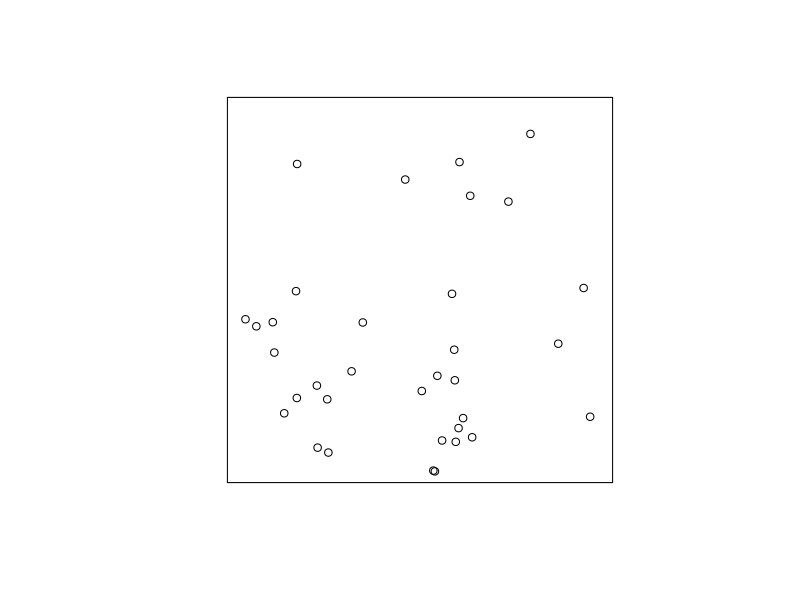
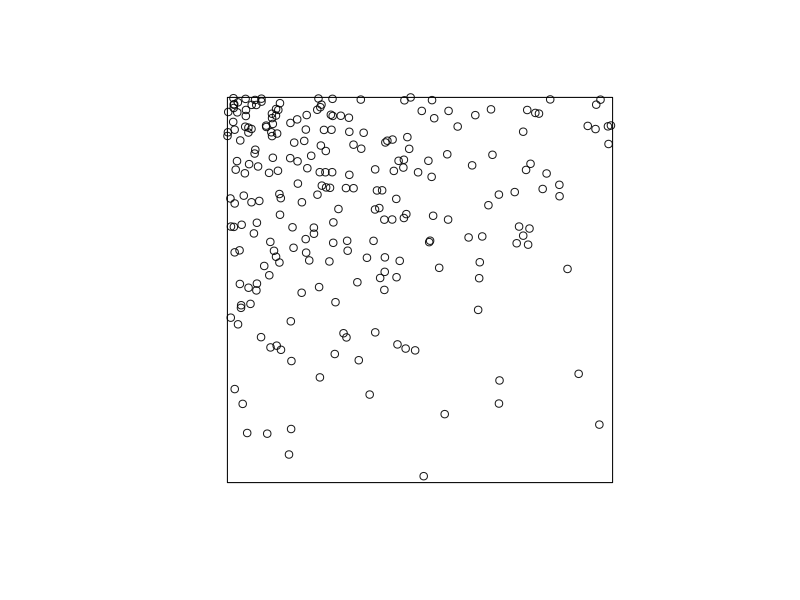
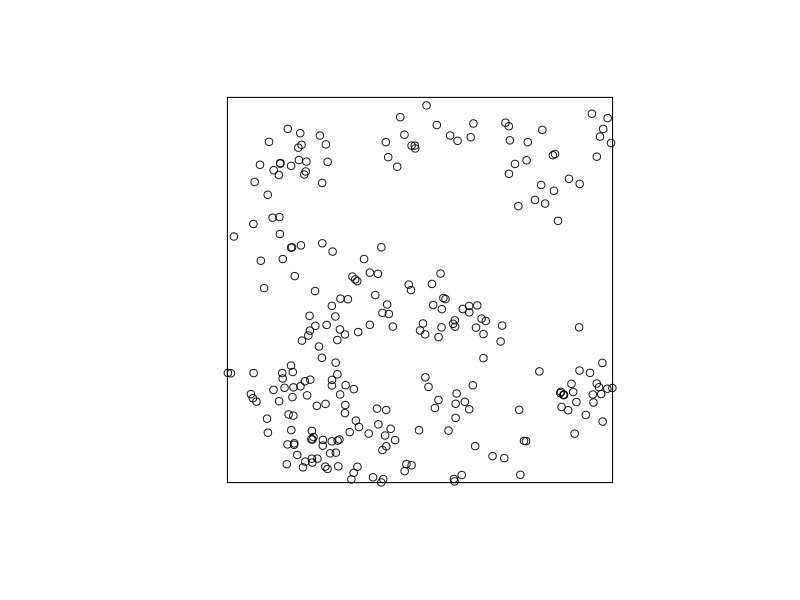
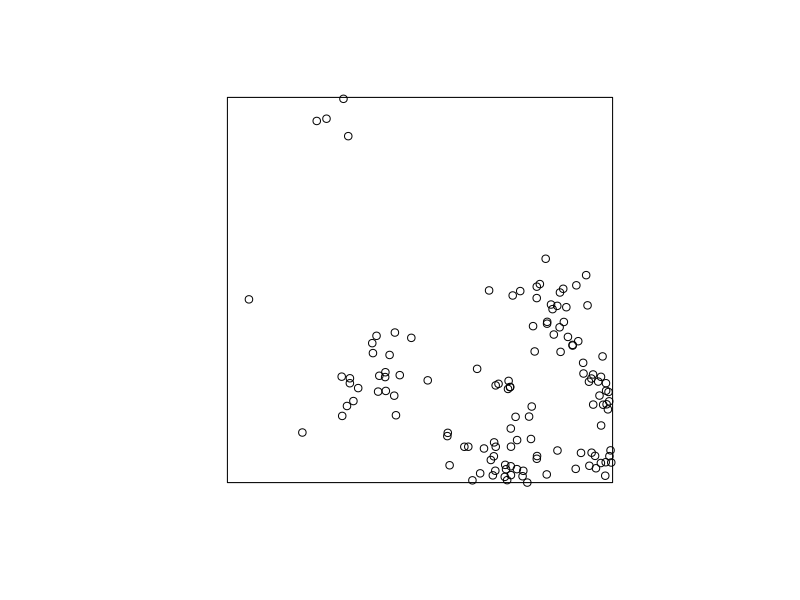
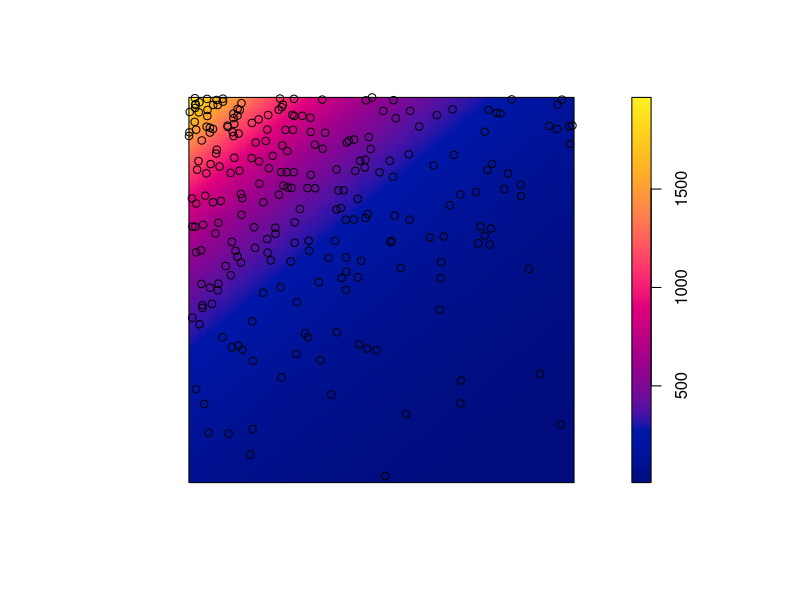
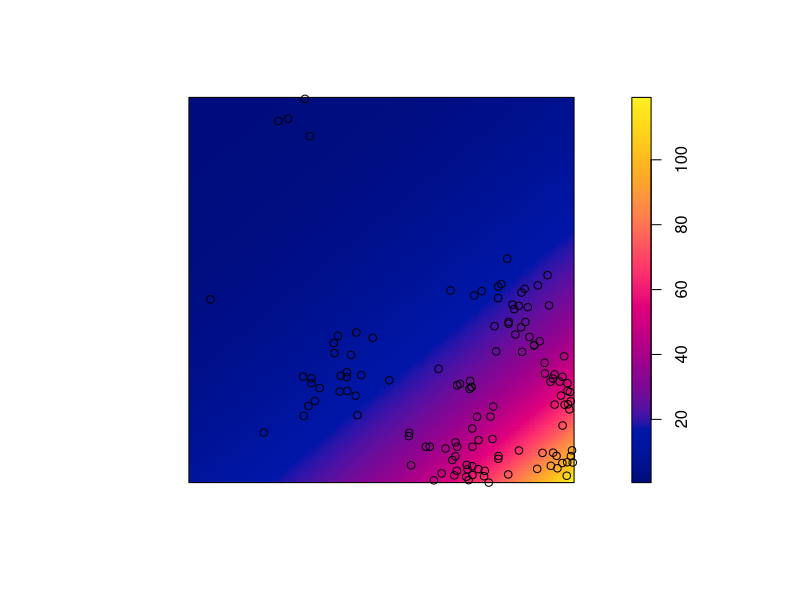

Here is the R script that generated these plots, in order: (Note: this script raises an error after producing the figures.)
library(spatstat)

################################################################################
## Figuras de exemplos dos 4 processos, para os exercicios
################################################################################
## Poisson homogeneo
pp.1 <- rpoispp(35, win = unit.square())
## Poisson inhomogeneous
##Z <- as.im(function(x,y){ifelse(x>0.5, 25, 100)}, unit.square())
## Using a raster image
Z1 <- as.im(function(x,y){100 * exp(-2.5*x + 3*y)}, unit.square())
pp.2 <- rpoispp(Z1)
## Thomas homogeneous
pp.3 <- rThomas(kappa = mean(Z1/10), scale = 0.05, mu = 10)
##inhomogeneous
Z2 <- as.im(function(x,y)10 * exp(2.5*x - 3*y), unit.square())
pp.4 <- rThomas(kappa = function(x,y){10 * exp(2.5*x - 3*y)}, 0.05, 10, win = unit.square())


## Save plots
png("images/point_pattern_examples%02d.png")
plot(pp.1, main = "")
plot(pp.2, main = "")
plot(pp.3, main = "")
plot(pp.4, main = "")
image(Z1, main = "")
points(pp.2)
image(Z2, main = "")
points(pp.4)
dev.off()


## Fit models for homogeneous and inhomogeneous Poisson
m0 <- ppm(pp ~ 1)
m1 <- ppm(pp ~ Z)
AIC(m0)
AIC(m1)

## Observed K
K.pp <- Kinhom(pp)
plot(K.pp)
## Envelopes das funcoes K
m0.env <- envelope(m0, nsim =1000)
m1.env <- envelope(m1, nsim =1000)
plot(m0.env)
plot(m1.env)

## Previstos pelos modelos
m0.pred <- predict(m0)
m1.pred <- predict(m1, type = "trend")
image(m1.pred)
image(m0.pred)

################################################################################
## Examples of Thomas Process (simula a intensidade do cluster , verificar se é o mesmo que o artigo
##homogeneous
X <- rThomas(kappa = mean(Z/10), scale = 0.05, mu = 10)
plot(X)
##inhomogeneous
Z2 <- as.im(function(x,y){ifelse(x>0.5, 25, 100)}, owin(c(-2,2), c(-2,2)))
Y <- rThomas(kappa = Z2, 0.01, 10, win = unit.square())
Y <- rThomas(kappa = function(x,y){10 * exp(-2.5*x + 3*y)}, 0.05, 10, win = unit.square())
image(Z)
points(Y)
plot(Y, main = "A")

## Observed K
K.X <- Kinhom(X)
plot(K.X)


################################################################################

## Beilschmiedia pendula in BCI.: aqui acho que precisa reescalonar , pq as densidades estao altissimas
## Usa o mapa de elevacao
bci.E <- exp(bei.extra$elev/10 - 20)*5e-6
bci.pp <- rpoispp(bci.E)
image(bei.extra$elev, main = "")
##points(bei, cex = 0.5, pch = 19)
points(bci.pp)
## Densidade
bci.lambda <- summary(bci.pp)$intensity

##
bci.Z <- bei.extra$elev
bci.m0 <- ppm(bci.pp ~ 1)
bci.m1 <- ppm(bci.pp ~ bci.Z)
image(predict(bci.m1, type = "trend"))

## Envelopes das funcoes L de Ripley
bci.m0.env <- envelope(bci.m0, Kest,  nsim =1000, transform=expression(sqrt(./pi)-r))
bci.m1.env <- envelope(bci.m1, Kest, nsim =1000, transform=expression(sqrt(./pi)-r))
plot(bci.m0.env)
plot(bci.m1.env)
AIC(bci.m1)
AIC(bci.m0)
